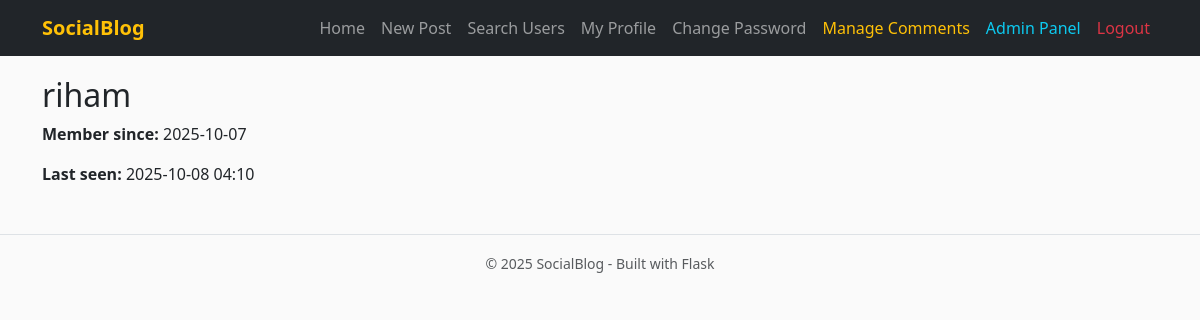
The page /user/riham (signed in) on the database its author committed.
### app/models.py (models this page shows, shortened)
class User(UserMixin, db.Model):
    __tablename__ = "users"
    id = db.Column(db.Integer, primary_key=True)
    username = db.Column(db.String(64), unique=True, index=True)
    email = db.Column(db.String(120), unique=True, index=True)
    password_hash = db.Column(db.String(128))
    confirmed = db.Column(db.Boolean, default=False)
    role_id = db.Column(db.Integer, db.ForeignKey('roles.id'))
    name = db.Column(db.String(64))
    location = db.Column(db.String(64))
    bio = db.Column(db.Text())
    member_since = db.Column(db.DateTime(), default=db.func.now())
    last_seen = db.Column(db.DateTime(), default=db.func.now())
    posts = db.relationship('Post', backref='author', lazy='dynamic')
    comments = db.relationship('Comment', backref='author', lazy='dynamic')
    followed = db.relationship(
        'Follow',
        foreign_keys=[Follow.follower_id],
        backref=db.backref('follower', lazy='joined'),
        lazy='dynamic',
        cascade='all, delete-orphan'
    )
    followers = db.relationship(
        'Follow',
        foreign_keys=[Follow.followed_id],
        backref=db.backref('followed', lazy='joined'),
        lazy='dynamic',
        cascade='all, delete-orphan'
    )
    def can(self, perm):
        return self.role is not None and (self.role.permissions & perm) == perm
    def is_administrator(self):
        return self.can(Permission.ADMIN)
    @property
    def password(self):
        raise AttributeError("password is not readable")
    def ping(self):
        self.last_seen = datetime.utcnow()
        db.session.add(self)
        db.session.commit()

### app/main/views.py (the view)
@main.route('/user/<username>')
def user(username):
    user = User.query.filter_by(username=username).first_or_404()
    return render_template('user.html', user=user)

### app/auth/views.py (called while the page is built)
@auth.before_app_request
def before_request():
    if current_user.is_authenticated:
        current_user.ping()
        if not current_user.confirmed \
                and request.blueprint != 'auth' \
                and request.endpoint != 'static':
            return redirect(url_for('auth.unconfirmed'))

### app/models.py (called while the page is built)
@login_manager.user_loader
def load_user(user_id):
    return User.query.get(int(user_id))

### app/templates/user.html (shortened to what this page needs)
{% extends "base.html" %}
{% block content %}
  <h2>{{ user.username }}</h2>
  <p><strong>Member since:</strong> {{ user.member_since.strftime('%Y-%m-%d') }}</p>
  <p><strong>Last seen:</strong> {{ user.last_seen.strftime('%Y-%m-%d %H:%M') }}</p>
{% endblock %}

### app/templates/base.html (style rules this page uses)
body { padding-top: 60px; background-color: #fafafa; }

### rows shown on the page
User: username "riham", member_since "2025-10-07", last_seen "2025-10-08 04:10"

### other values the page prints
{{ current_year or 2025 }} "2025"
